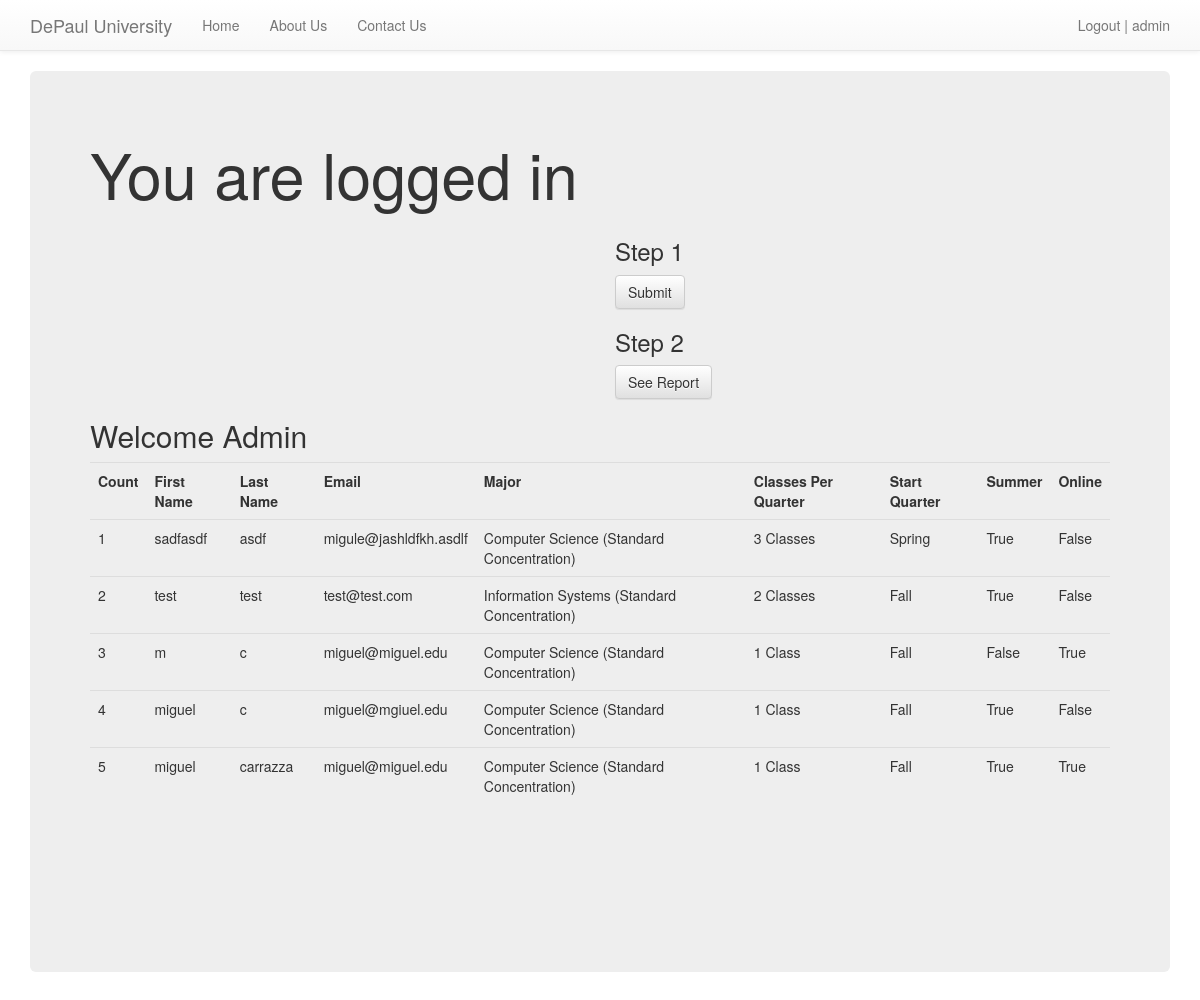
Page / (signed in) on the earlier database version.
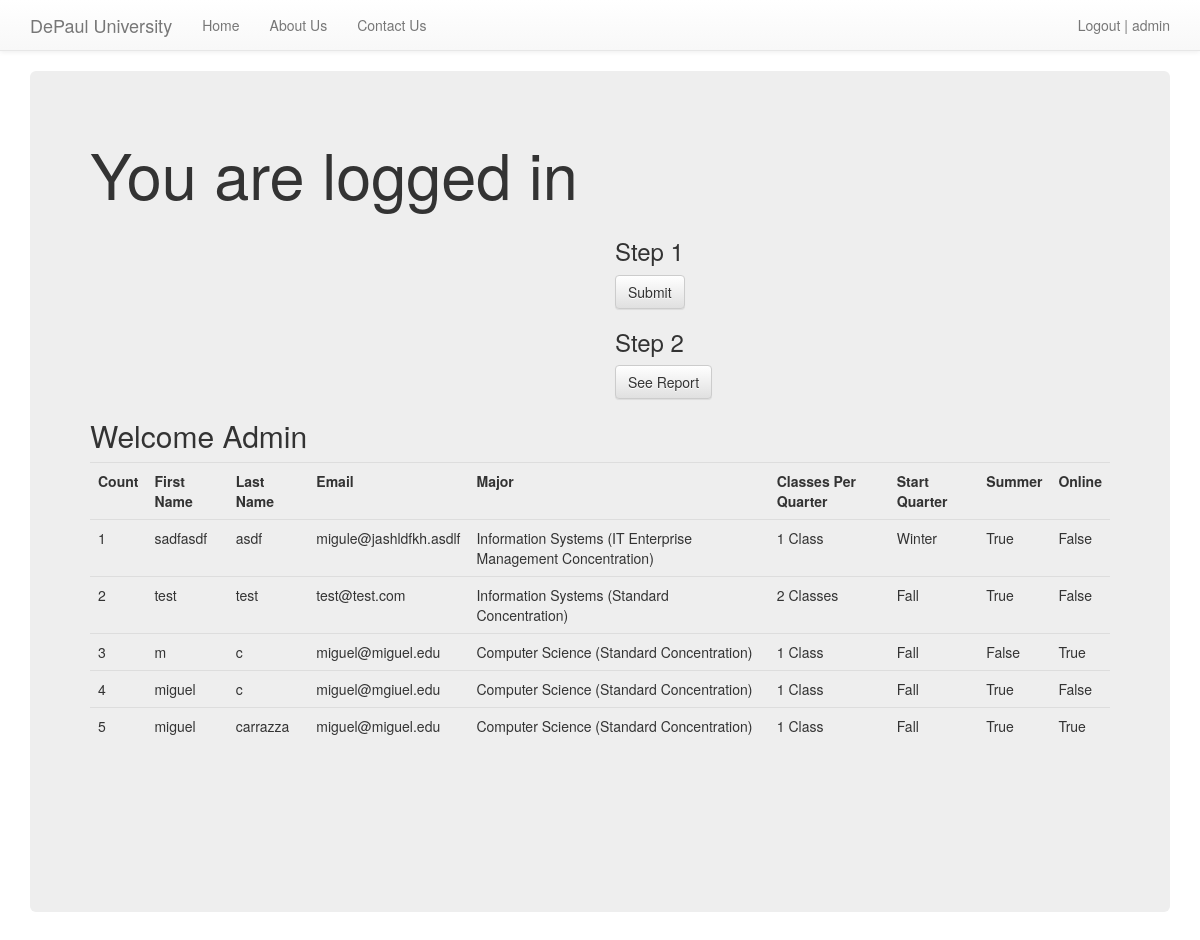
Same page on the later database version.
### MyHome/models.py (models this page shows, shortened)
class SignUp(models.Model):
    email = models.EmailField()
    First_Name = models.CharField(max_length=120, blank=False, null=True)
    Last_Name = models.CharField(max_length=120, blank=False, null=True)
    Classes_Per_Quarter = models.CharField(max_length=120, blank=False, null=True, default = '1')
    Major = models.CharField(max_length=120, blank=False, null=True, default = "Computer Science (Standard Concentration)")
    Classes_Per_Quarter = models.CharField(max_length=120, blank=False, null=True)
    Major = models.CharField(max_length=120, blank=False, null=True)
    summer = models.BooleanField(default=False)
    online = models.BooleanField(default=False)
    timestamp = models.DateTimeField(auto_now_add=True, auto_now=False)
    updated = models.DateTimeField(auto_now_add=False, auto_now=True)
    ClassesPerQuarter = (('1', '1'), ('2', '2'), ('3', '3'),)
    ClassesPerQuarter = (('1 Class', '1 Class'), ('2 Classes', '2 Classes'), ('3 Classes', '3 Classes'),)
    Classes_Per_Quarter = models.CharField(max_length=120, choices=ClassesPerQuarter, default = '1')
    Classes_Per_Quarter = models.CharField(max_length=120, choices=ClassesPerQuarter)
    MyMajor = (('Computer Science (Standard Concentration)', 'Computer Science (Standard Concentration)'),
               ('Information Systems (Business Analysis/Systems Analysis)', 'Information Systems (Business Analysis/Systems Analysis)'),
               ('Information Systems (Business Intelligence Concentration)', 'Information Systems (Business Intelligence Concentration)'),
               ('Information Systems (Database Administration Concentration)', 'Information Systems (Database Administration Concentration)'),
               ('Information Systems (IT Enterprise Management Concentration)', 'Information Systems (IT Enterprise Management Concentration)'),
               ('Information Systems (Standard Concentration)', 'Information Systems (Standard Concentration)'),)
    Major = models.CharField(max_length=120, choices=MyMajor, default = "Computer Science (Standard Concentration)")
    StartQuarter = (('Fall', 'Fall'), ('Winter', 'Winter'), ('Spring', 'Spring'),)
    Start_Quarter = models.CharField(max_length=120, choices=StartQuarter, default = 'Fall')
    Start_Quarter = models.CharField(max_length=120, choices=StartQuarter)

### MyHome/views.py (the view, shortened to what this page needs)
# urls.py: url(r'^$', home, name='home'),
def home(request):
    title = 'Sign Up Now'
    form = SignUpForm(request.POST or None)
    context = {
        "title": title,
        "form": form
    }
    if request.user.is_authenticated() and request.user.is_staff:
        queryset = SignUp.objects.all().order_by('-timestamp')
        context = {
            "queryset": queryset
        }
    return render(request, "home.html", context)

### templates/home.html (shortened to what this page needs)
{% extends "base.html" %}
{% load crispy_forms_tags %}
{% block jumbotron %}
<div class="jumbotron">
{% endblock %}
{% block content %}
{% if request.user.is_authenticated %}
<h1>You are logged in</h1>
<div class='row'>
    <div class='col-sm-5 col-sm-offset-6'>
<form method='POST' action=''>{% csrf_token %}
    <h3>Step 1</h3>
    <input class='btn btn-default' type='Submit' value='Submit'/>
    <h3>Step 2</h3>
    <input class='btn btn-default' onclick="window.location.href='/result/'" type='button' value='See Report'/>
</form>
    </div>
</div>
    {% if queryset %}
    <h2>Welcome Admin</h2>
    <table class='table'>
        <tr>
            <th>Count</th>
            <th>First Name</th>
            <th>Last Name</th>
            <th>Email</th>
            <th>Major</th>
            <th>Classes Per Quarter</th>
            <th>Start Quarter</th>
            <th>Summer</th>
            <th>Online</th>
        </tr>
    {% for instance in queryset %}
        <tr><td>{{ forloop.counter }}</td>
            <td>{{ instance.First_Name }} </td>
            <td>{{ instance.Last_Name }} </td>
            <td>{{ instance.email }} </td>
            <td>{{ instance.Major }}</td>
            <td>{{ instance.Classes_Per_Quarter }} </td>
            <td>{{ instance.Start_Quarter }}</td>
            <td>{{ instance.summer }} </td>
            <td>{{ instance.online }} </td>
        </tr>
    {% endfor %}
    </table>
    {% endif %}
{% endif %}
<div class = "row">
<br><br><br><br><br>
</div>
{% endblock %}

Differences in the rows shown:
changed SignUp "sadfasdf": Major "Computer Science (Standard Concentration)" → "Information Systems (IT Enterprise Management Concentration)"; Classes_Per_Quarter "3 Classes" → "1 Class"; Start_Quarter "Spring" → "Winter"
